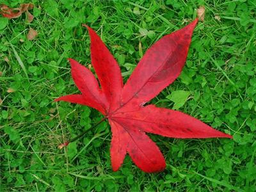
#> input picture hw1/part2/testdata/1.png, 256 x 192 px, shrunk from 400 x 300 before the run
$ python main.py
#> lines starting #> are read from the running program, lines starting #| are printed output that depends on the picture
### hw1/part2/JBF.py
import numpy as np
import cv2


class Joint_bilateral_filter(object):
    def __init__(self, sigma_s, sigma_r):
        self.sigma_r = sigma_r
        self.sigma_s = sigma_s
        self.wndw_size = 6*sigma_s+1
        self.pad_w = 3*sigma_s

    def joint_bilateral_filter(self, img, guidance):
        BORDER_TYPE = cv2.BORDER_REFLECT
        padded_img = cv2.copyMakeBorder(img, self.pad_w, self.pad_w, self.pad_w, self.pad_w, BORDER_TYPE).astype(np.int32)
        padded_guidance = cv2.copyMakeBorder(guidance, self.pad_w, self.pad_w, self.pad_w, self.pad_w, BORDER_TYPE).astype(np.int32)

        ### TODO ###
        padded_guidance = padded_guidance.astype(np.float64) / 255.0
        guidance = guidance.astype(np.float64) / 255.0

        spatial_component = -((np.arange(self.wndw_size) - self.wndw_size//2)**2)[np.newaxis] - ((np.arange(self.wndw_size) - self.wndw_size//2)**2)[:, np.newaxis]
        spatial_component = spatial_component.astype(float)
        spatial_component /= 2 * self.sigma_s**2

        output = np.zeros_like(img)

        for i in range(img.shape[0]):
            for j in range(img.shape[1]):
                window_img = padded_img[i:i+self.wndw_size, j:j+self.wndw_size, :]
                window_guidance = padded_guidance[i:i+self.wndw_size, j:j+self.wndw_size]

                if guidance.ndim == 3:
                    range_component = -((window_guidance - guidance[i,j])**2).sum(axis=2) /  (2*self.sigma_r**2)
                else:
                    range_component = -((window_guidance - guidance[i,j])**2) / (2*self.sigma_r**2)

                # Combine spatial and range components
                jbf = np.exp(spatial_component + range_component)

                output[i, j, :] = np.sum(window_img * jbf[:, :, np.newaxis], axis=(0, 1)) / np.sum(jbf)


        return np.clip(output, 0, 255).astype(np.uint8)

### hw1/part2/main.py
import numpy as np
import cv2
import argparse
import os
from JBF import Joint_bilateral_filter


def main():
    parser = argparse.ArgumentParser(description='main function of joint bilateral filter')
    parser.add_argument('--image_path', default='./testdata/1.png', help='path to input image')
    parser.add_argument('--setting_path', default='./testdata/1_setting.txt', help='path to setting file')
    args = parser.parse_args()

    # Init
    img = cv2.imread(args.image_path)
#> img is the input picture: shape (192, 256, 3); mean B, G, R 36.2, 102.2, 81.8
    img_rgb = cv2.cvtColor(img,cv2.COLOR_BGR2RGB).astype(np.float32)
    img_gray = cv2.cvtColor(img,cv2.COLOR_BGR2GRAY).astype(np.float32)
    cost = np.zeros(6)

    ### TODO ###

    # Read setting file
    fp = open(args.setting_path)
#> (reads hw1/part2/testdata/1_setting.txt from the repository)
    setting = [i.replace('\n','').split(',') for i in fp.readlines()]
    RBG_setting = setting[1:6]
    sigma_s, sigma_r = int(setting[6][1]), float(setting[6][3])
    # Create JBF class
    JBF = Joint_bilateral_filter(sigma_s, sigma_r)
    # JBF: RGB and Gray
    bf_output = JBF.joint_bilateral_filter(img_rgb, img_rgb).astype(np.uint8)
#> in joint_bilateral_filter, `padded_img = cv2.copyMakeBorder(img, self.pad_w, self.pad_w, self.pad_..`:
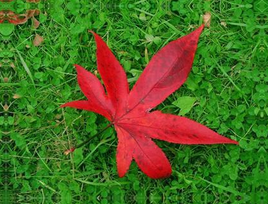
#> padded_img: shape (204, 268, 3) int32; mean R, G, B 78.4, 103.8, 35.7
    jbf_output = JBF.joint_bilateral_filter(img_rgb, img_gray).astype(np.uint8)
#> in joint_bilateral_filter (call 2), `padded_guidance = cv2.copyMakeBorder(guidance, self.pad_w, self.pad_w,..`:
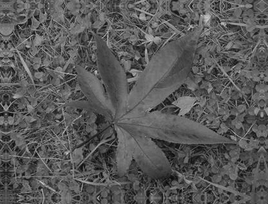
#> padded_guidance: shape (204, 268) int32; min 6, max 202, mean 88.4
#> after the loop in joint_bilateral_filter (call 2), `for i in range(img.shape[0]):`:
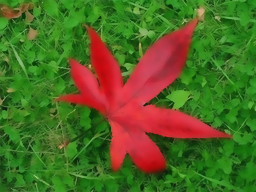
#> output: shape (192, 256, 3) float32; mean R, G, B 82, 102.4, 36.1
#> in joint_bilateral_filter (call 2), `return np.clip(output, 0, 255).astype(np.uint8)`:
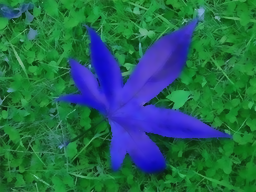
#> returned value: shape (192, 256, 3); mean of channels 0, 1, 2 81.5, 101.9, 35.6; drawn as B, G, R
    # Calculate cost by L1 normaliztion
    cost[0]  = np.sum(np.abs(jbf_output.astype('int32')-bf_output.astype('int32')))
    # Save images
    if not os.path.exists('output'):
        os.mkdir("output")
    cv2.imwrite('output/gray_0.png',img_gray.astype(np.uint8))
    cv2.imwrite('output/bf.png', cv2.cvtColor(bf_output,cv2.COLOR_RGB2BGR).astype(np.uint8))
    cv2.imwrite('output/jbf_0.png', cv2.cvtColor(jbf_output,cv2.COLOR_RGB2BGR).astype(np.uint8))

    # Conver RBG to Gray by setting
    for i in range(len(RBG_setting)):
        rgb = img_rgb.copy()
        # Gray = wr * R + wg * G + wb * B
        img_gray = rgb[:,:,0] * float(RBG_setting[i][0]) + \
                   rgb[:,:,1] * float(RBG_setting[i][1]) + \
                   rgb[:,:,2] * float(RBG_setting[i][2])
        # JBF: RGB and Gray_Setting
        jbf_output = JBF.joint_bilateral_filter(img_rgb, img_gray).astype(np.uint8)
        # Calculate cost by L1 normaliztion
        cost[i+1]  = np.sum(abs(np.abs(jbf_output.astype('int32')-bf_output.astype('int32'))))
        # save images
        cv2.imwrite('output/gray_' + str(i+1) + '.png',img_gray.astype(np.uint8))
        cv2.imwrite('output/jbf_' + str(i+1) + '.png', cv2.cvtColor(jbf_output,cv2.COLOR_RGB2BGR).astype(np.uint8))
#> this loop made 5 passes
#> pass 1, in joint_bilateral_filter (call 3), `padded_guidance = cv2.copyMakeBorder(guidance, self.pad_w, self.pad_w,..`:
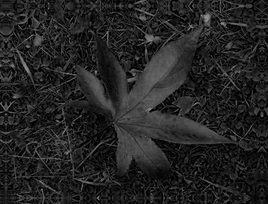
#> padded_guidance: shape (204, 268) int32; min 0, max 152, mean 35.7
#> after the loop:
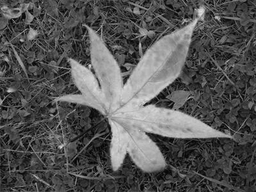
#> img_gray: shape (192, 256) float32; min 2, max 225.8, mean 85.8
#> after the loop:
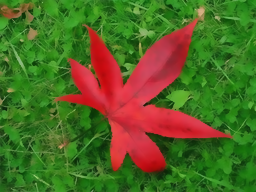
#> jbf_output: shape (192, 256, 3); mean R, G, B 81.4, 102.1, 35.7
#> after the loop, cost = [590993, 769881, 630632, 729088, 655768, 508757]

    # Show the Total Cost
    print('Total Cost:',cost,'\nMin Cost:' ,np.argmin(cost), 'Max Cost:',np.argmax(cost))
#| Total Cost: [590993. 769881. 630632. 729088. 655768. 508757.]
#| Min Cost: 5 Max Cost: 1

if __name__ == '__main__':
    main()
